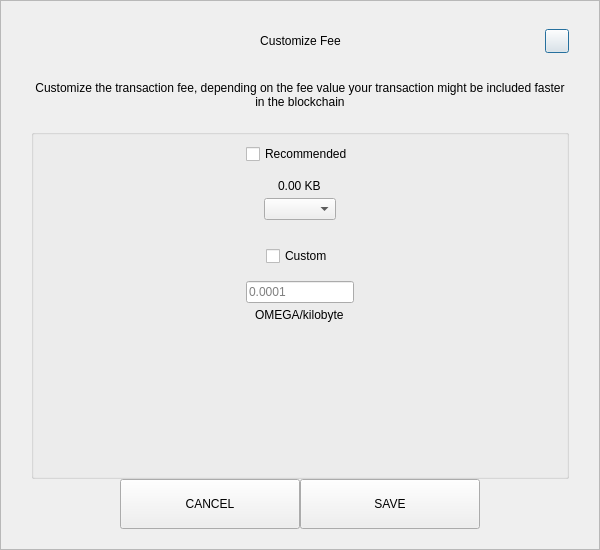
<?xml version="1.0" encoding="UTF-8"?>
<ui version="4.0">
 <class>SendCustomFeeDialog</class>
 <widget class="QDialog" name="SendCustomFeeDialog">
  <property name="geometry">
   <rect>
    <x>0</x>
    <y>0</y>
    <width>600</width>
    <height>550</height>
   </rect>
  </property>
  <property name="windowTitle">
   <string>Form</string>
  </property>
  <layout class="QVBoxLayout" name="verticalLayout_3">
   <property name="spacing">
    <number>0</number>
   </property>
   <property name="leftMargin">
    <number>0</number>
   </property>
   <property name="topMargin">
    <number>0</number>
   </property>
   <property name="rightMargin">
    <number>0</number>
   </property>
   <property name="bottomMargin">
    <number>0</number>
   </property>
   <item>
    <widget class="QFrame" name="frame">
     <property name="styleSheet">
      <string notr="true"/>
     </property>
     <property name="frameShape">
      <enum>QFrame::StyledPanel</enum>
     </property>
     <property name="frameShadow">
      <enum>QFrame::Raised</enum>
     </property>
     <layout class="QVBoxLayout" name="verticalLayout_2">
      <property name="spacing">
       <number>0</number>
      </property>
      <property name="leftMargin">
       <number>30</number>
      </property>
      <property name="topMargin">
       <number>20</number>
      </property>
      <property name="rightMargin">
       <number>30</number>
      </property>
      <property name="bottomMargin">
       <number>20</number>
      </property>
      <item>
       <layout class="QHBoxLayout" name="horizontalLayout_3">
        <property name="spacing">
         <number>0</number>
        </property>
        <item>
         <spacer name="horizontalSpacer_21">
          <property name="orientation">
           <enum>Qt::Horizontal</enum>
          </property>
          <property name="sizeHint" stdset="0">
           <size>
            <width>40</width>
            <height>20</height>
           </size>
          </property>
         </spacer>
        </item>
        <item>
         <widget class="QLabel" name="labelTitle">
          <property name="minimumSize">
           <size>
            <width>0</width>
            <height>40</height>
           </size>
          </property>
          <property name="maximumSize">
           <size>
            <width>16777215</width>
            <height>40</height>
           </size>
          </property>
          <property name="styleSheet">
           <string notr="true">padding-left:24px;</string>
          </property>
          <property name="text">
           <string>Customize Fee</string>
          </property>
          <property name="alignment">
           <set>Qt::AlignCenter</set>
          </property>
          <property name="margin">
           <number>7</number>
          </property>
         </widget>
        </item>
        <item>
         <spacer name="horizontalSpacer">
          <property name="orientation">
           <enum>Qt::Horizontal</enum>
          </property>
          <property name="sizeHint" stdset="0">
           <size>
            <width>40</width>
            <height>20</height>
           </size>
          </property>
         </spacer>
        </item>
        <item>
         <widget class="QPushButton" name="btnEsc">
          <property name="minimumSize">
           <size>
            <width>24</width>
            <height>24</height>
           </size>
          </property>
          <property name="maximumSize">
           <size>
            <width>24</width>
            <height>24</height>
           </size>
          </property>
          <property name="text">
           <string/>
          </property>
         </widget>
        </item>
       </layout>
      </item>
      <item>
       <spacer name="verticalSpacer_2">
        <property name="orientation">
         <enum>Qt::Vertical</enum>
        </property>
        <property name="sizeType">
         <enum>QSizePolicy::Fixed</enum>
        </property>
        <property name="sizeHint" stdset="0">
         <size>
          <width>20</width>
          <height>20</height>
         </size>
        </property>
       </spacer>
      </item>
      <item>
       <widget class="QLabel" name="labelMessage">
        <property name="text">
         <string>Customize the transaction fee, depending on the fee value your transaction might be included faster in the blockchain</string>
        </property>
        <property name="alignment">
         <set>Qt::AlignCenter</set>
        </property>
        <property name="wordWrap">
         <bool>true</bool>
        </property>
       </widget>
      </item>
      <item>
       <spacer name="verticalSpacer_3">
        <property name="orientation">
         <enum>Qt::Vertical</enum>
        </property>
        <property name="sizeType">
         <enum>QSizePolicy::Fixed</enum>
        </property>
        <property name="sizeHint" stdset="0">
         <size>
          <width>20</width>
          <height>20</height>
         </size>
        </property>
       </spacer>
      </item>
      <item>
       <widget class="QGroupBox" name="groupBox">
        <property name="title">
         <string/>
        </property>
        <layout class="QVBoxLayout" name="verticalLayout">
         <property name="leftMargin">
          <number>12</number>
         </property>
         <property name="rightMargin">
          <number>12</number>
         </property>
         <item>
          <layout class="QVBoxLayout" name="verticalLayout_4">
           <property name="spacing">
            <number>5</number>
           </property>
           <item alignment="Qt::AlignHCenter">
            <widget class="QCheckBox" name="checkBoxRecommended">
             <property name="text">
              <string>Recommended</string>
             </property>
            </widget>
           </item>
           <item>
            <spacer name="verticalSpacer_5">
             <property name="orientation">
              <enum>Qt::Vertical</enum>
             </property>
             <property name="sizeType">
              <enum>QSizePolicy::Fixed</enum>
             </property>
             <property name="sizeHint" stdset="0">
              <size>
               <width>20</width>
               <height>10</height>
              </size>
             </property>
            </spacer>
           </item>
           <item alignment="Qt::AlignHCenter">
            <widget class="QLabel" name="labelFee">
             <property name="text">
              <string>0.00 KB</string>
             </property>
            </widget>
           </item>
           <item alignment="Qt::AlignHCenter">
            <widget class="QComboBox" name="comboBoxRecommended"/>
           </item>
          </layout>
         </item>
         <item>
          <spacer name="verticalSpacer">
           <property name="orientation">
            <enum>Qt::Vertical</enum>
           </property>
           <property name="sizeType">
            <enum>QSizePolicy::Fixed</enum>
           </property>
           <property name="sizeHint" stdset="0">
            <size>
             <width>20</width>
             <height>20</height>
            </size>
           </property>
          </spacer>
         </item>
         <item>
          <layout class="QVBoxLayout" name="verticalLayout_5">
           <property name="spacing">
            <number>5</number>
           </property>
           <item alignment="Qt::AlignHCenter">
            <widget class="QCheckBox" name="checkBoxCustom">
             <property name="text">
              <string>Custom</string>
             </property>
            </widget>
           </item>
           <item>
            <spacer name="verticalSpacer_6">
             <property name="orientation">
              <enum>Qt::Vertical</enum>
             </property>
             <property name="sizeType">
              <enum>QSizePolicy::Fixed</enum>
             </property>
             <property name="sizeHint" stdset="0">
              <size>
               <width>20</width>
               <height>10</height>
              </size>
             </property>
            </spacer>
           </item>
           <item alignment="Qt::AlignHCenter">
            <widget class="QLineEdit" name="lineEditCustomFee">
             <property name="placeholderText">
              <string notr="true">0.0001</string>
             </property>
            </widget>
           </item>
           <item alignment="Qt::AlignHCenter">
            <widget class="QLabel" name="labelCustomFee">
             <property name="text">
              <string>OMEGA/kilobyte</string>
             </property>
            </widget>
           </item>
          </layout>
         </item>
         <item>
          <spacer name="verticalSpacer_4">
           <property name="orientation">
            <enum>Qt::Vertical</enum>
           </property>
           <property name="sizeHint" stdset="0">
            <size>
             <width>20</width>
             <height>40</height>
            </size>
           </property>
          </spacer>
         </item>
        </layout>
       </widget>
      </item>
      <item>
       <layout class="QHBoxLayout" name="horizontalLayout" stretch="1,2,2,1">
        <item>
         <spacer name="horizontalSpacer1">
          <property name="orientation">
           <enum>Qt::Horizontal</enum>
          </property>
          <property name="sizeHint" stdset="0">
           <size>
            <width>40</width>
            <height>20</height>
           </size>
          </property>
         </spacer>
        </item>
        <item>
         <widget class="QPushButton" name="btnCancel">
          <property name="minimumSize">
           <size>
            <width>180</width>
            <height>50</height>
           </size>
          </property>
          <property name="focusPolicy">
           <enum>Qt::NoFocus</enum>
          </property>
          <property name="text">
           <string>CANCEL</string>
          </property>
         </widget>
        </item>
        <item>
         <widget class="QPushButton" name="btnSave">
          <property name="minimumSize">
           <size>
            <width>180</width>
            <height>50</height>
           </size>
          </property>
          <property name="focusPolicy">
           <enum>Qt::NoFocus</enum>
          </property>
          <property name="text">
           <string>SAVE</string>
          </property>
         </widget>
        </item>
        <item>
         <spacer name="horizontalSpacer_2">
          <property name="orientation">
           <enum>Qt::Horizontal</enum>
          </property>
          <property name="sizeHint" stdset="0">
           <size>
            <width>40</width>
            <height>20</height>
           </size>
          </property>
         </spacer>
        </item>
       </layout>
      </item>
     </layout>
    </widget>
   </item>
  </layout>
 </widget>
 <resources/>
 <connections/>
</ui>
